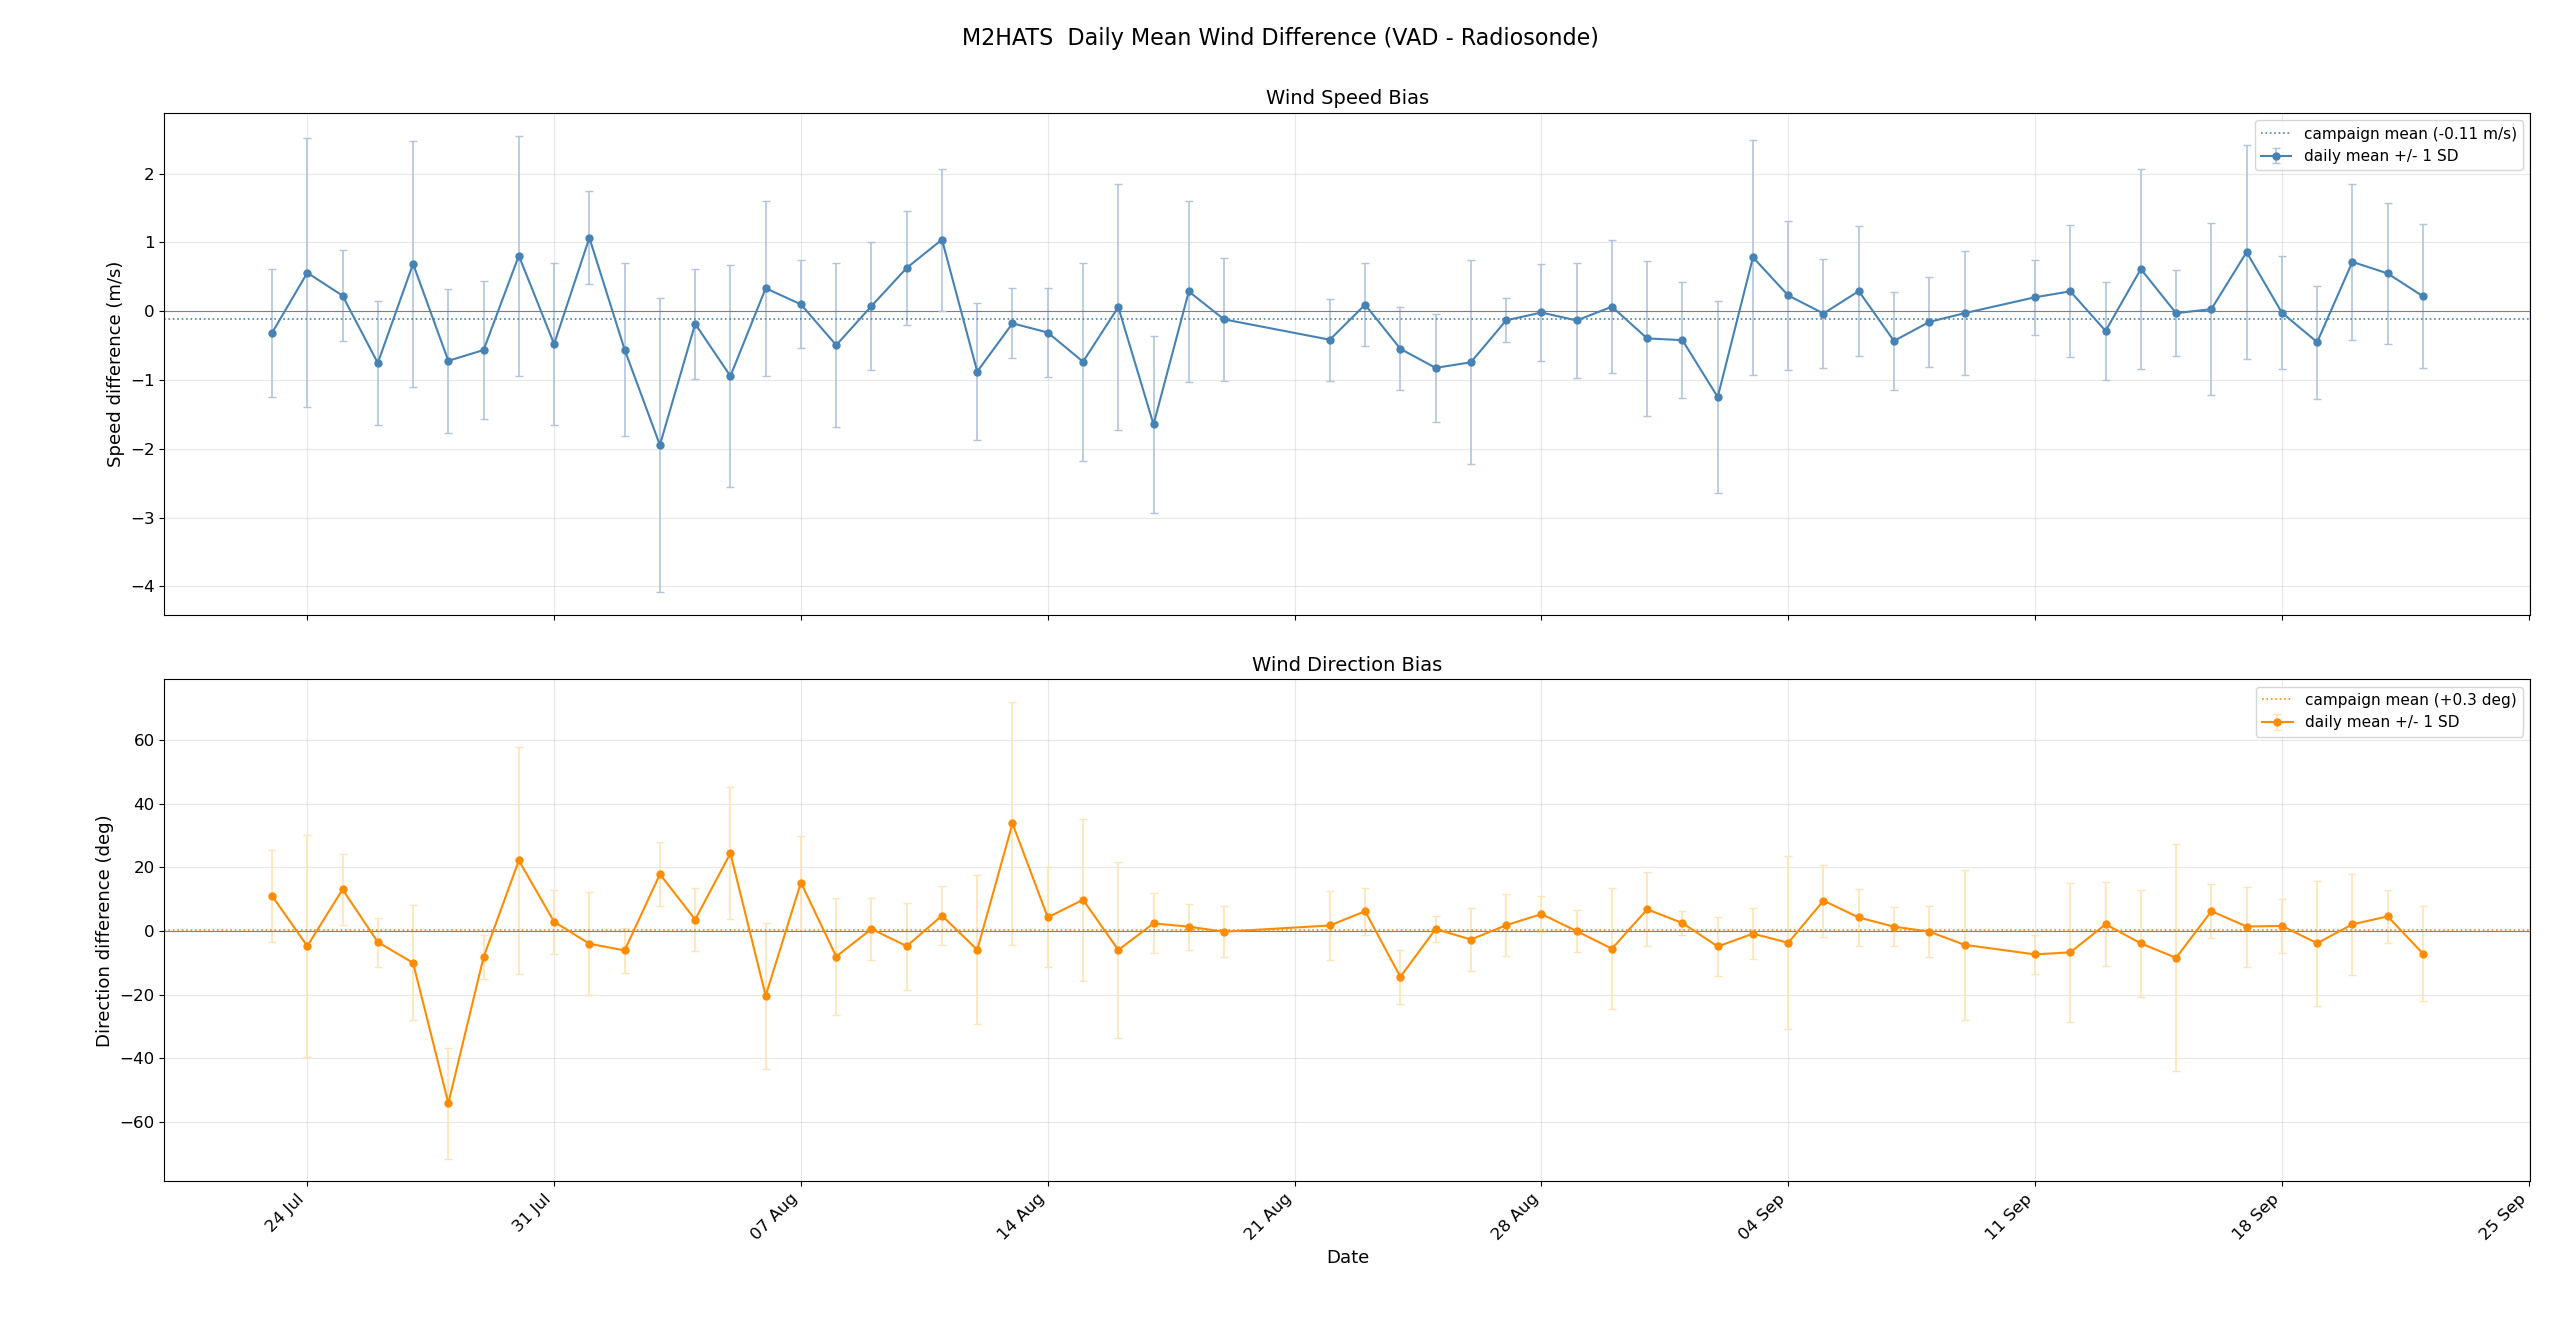

Python code for this plot:
# -*- coding: utf-8 -*-
"""
daily_mean_difference_timeseries.py
-----------------------------------
Daily mean signed wind difference (VAD - radiosonde) over the M2HATS
field project, plotted as a stacked time series:
  top    : wind speed difference (m/s)
  bottom : wind direction difference (deg, circular)

A "day" is keyed off the VAD daily file date. All matched levels for
that day are averaged into a single point.
"""

import netCDF4 as nc
import numpy as np
import matplotlib.pyplot as plt
import matplotlib.dates as mdates
import glob, os, warnings
from datetime import datetime, timezone
warnings.filterwarnings('ignore')

# -- paths --------------------------------------------------------------------
vad_base   = '/scr/isf_apg/projects/m2hats/iss1/reprocessed/windcube/vad_consensus/'
sonde_base = '/net/isf/radiosonde_archive/2023_m2hats/qc/ncdf_v1/'

# -- match parameters ---------------------------------------------------------
H_MIN, H_MAX = 100, 2000      # height range to compare (m AGL)
H_TOL        = 25             # max gate-to-level height difference (m)
T_TOL        = 30 * 60        # max time difference for a match (s) - 30 minutes
WS_MIN       = 2.0            # minimum wind speed for direction comparison (avoids noisy low-speed directions)

def units_to_epoch(units_str):
    # Parse a netCDF "seconds since YYYY-MM-DD HH:MM:SS UTC" units string into a Unix epoch,
    # so it can be added to the variable's offset value to get an absolute timestamp
    parts = units_str.strip().split('since')
    dt_str = parts[1].strip().replace(' UTC', '').replace(' Z', '')
    dt = datetime.strptime(dt_str, '%Y-%m-%d %H:%M:%S').replace(tzinfo=timezone.utc)
    return int(dt.timestamp())

# -- per-day accumulators -----------------------------------------------------
# One entry per day that has at least one matched point (unlike the point-level
# accumulators in other scripts, these hold a single summary value per day)
days        = []     # datetime (date) for each day with matches
ws_bias     = []     # daily mean (VAD - sonde) speed
ws_bias_sd  = []     # daily std of speed difference
ws_n        = []     # daily count (speed)
dir_bias    = []     # daily mean circular (VAD - sonde) direction
dir_bias_sd = []     # daily std of direction difference
dir_n       = []     # daily count (direction)

# -----------------------------------------------------------------------------
# Main loop: one iteration per VAD daily file
# -----------------------------------------------------------------------------
for vad_file in sorted(glob.glob(vad_base + '30min_winds_*.nc')):
    # Extract the date string from the filename so we can find matching radiosonde launch files
    date = os.path.basename(vad_file).replace('30min_winds_', '').replace('.nc', '')

    # sondes are flat in sonde_base, filename contains the date; there can be multiple
    # launches per day, hence the wildcard for launch time in the glob pattern
    s_files = sorted(glob.glob(os.path.join(sonde_base, 'NCAR_M2HATS_ISS1_RS41_v1_' + date + '_*_asc.nc')))
    if not s_files:
        # No radiosonde launches found for this day - skip to the next VAD file
        continue

    # --- Load VAD (lidar) data for this day ---
    vad      = nc.Dataset(vad_file)
    ws_vad   = vad.variables['wind_speed'][:]      # wind speed profile, dims: (time, height)
    wd_vad   = vad.variables['wind_direction'][:]  # wind direction profile, dims: (time, height)
    height   = vad.variables['height'][:]          # height levels for the VAD profile, AGL metres
    base_t   = int(vad.variables['base_time'][:])  # reference epoch time for this file
    time_vad = vad.variables['time'][:]            # offsets (seconds) from base_time for each time step
    vad.close()

    # Mask fill values (-9999.0) so they don't get treated as real data
    ws_vad    = np.ma.masked_where(ws_vad == -9999.0, ws_vad)
    wd_vad    = np.ma.masked_where(wd_vad == -9999.0, wd_vad)
    vad_epoch = base_t + time_vad  # Unix epoch per VAD sample

    # collect every matched difference for this day
    # (these are per-point differences that get averaged into a single daily value further below)
    day_ws_diff  = []
    day_dir_diff = []

    # Loop over each radiosonde launch file for this day
    for sf in s_files:
        ds = nc.Dataset(sf)
        sonde_wspd = ds.variables['wspd'][:]  # radiosonde wind speed profile (ascending leg)
        sonde_wdir = ds.variables['wdir'][:]  # radiosonde wind direction profile
        sonde_alt  = ds.variables['alt'][:]   # MSL metres
        # Parse the launch epoch from the launch_time units string plus its offset value
        lt_units   = ds.variables['launch_time'].units
        lt_offset  = float(ds.variables['launch_time'][:])
        sonde_time = units_to_epoch(lt_units) + lt_offset
        ds.close()

        # Mask any NaN/invalid values in the sonde speed and direction arrays
        sonde_wspd = np.ma.masked_invalid(sonde_wspd)
        sonde_wdir = np.ma.masked_invalid(sonde_wdir)

        # convert sonde alt MSL -> AGL using first valid alt as surface elev
        # (the first valid altitude reading is taken as the launch/surface elevation)
        valid_alt = sonde_alt[~np.ma.getmaskarray(np.ma.masked_invalid(sonde_alt))]
        if len(valid_alt) == 0:
            # No valid altitude data for this launch - can't convert to AGL, skip it
            continue
        surf_elev = float(valid_alt[0])
        sonde_agl = sonde_alt - surf_elev

        # Find the VAD time step closest to this sonde launch time
        ti = np.argmin(np.abs(vad_epoch - sonde_time))
        if abs(vad_epoch[ti] - sonde_time) > T_TOL:
            # Nearest VAD sample is still too far in time from the sonde launch - skip this launch
            continue

        # Identify which VAD height levels have valid (non-masked) data at this time step
        valid_vad = ~np.ma.getmaskarray(ws_vad[ti])
        if not valid_vad.any():
            # No valid VAD data at this time - nothing to match against
            continue
        h_valid   = height[valid_vad]          # VAD heights that have valid data
        idx_valid = np.where(valid_vad)[0]     # original indices of those valid heights

        # Loop over each sonde level and try to match it to a nearby VAD height gate
        for k in range(len(sonde_agl)):
            # Restrict comparison to the H_MIN-H_MAX AGL layer
            if not (H_MIN <= sonde_agl[k] <= H_MAX):
                continue
            if np.ma.is_masked(sonde_wspd[k]):
                # Skip sonde levels with no valid wind speed reading
                continue
            # Find the closest valid VAD height to this sonde level's height
            j = np.argmin(np.abs(h_valid - sonde_agl[k]))
            # Require the height match to be within H_TOL, otherwise skip (too far apart to compare)
            if np.abs(h_valid[j] - sonde_agl[k]) > H_TOL:
                continue
            # Map back to the index in the original (unfiltered) VAD height array
            idx = idx_valid[j]

            # --- Wind speed: record the VAD - sonde difference for this matched point ---
            day_ws_diff.append(float(ws_vad[ti, idx]) - float(sonde_wspd[k]))

            # --- Wind direction: only compare when both speeds exceed WS_MIN and the sonde
            # direction reading is valid, since direction is noisy at low wind speeds ---
            if sonde_wspd[k] > WS_MIN and ws_vad[ti, idx] > WS_MIN:
                if not np.ma.is_masked(sonde_wdir[k]):
                    # Wrap the direction difference into the range [-180, 180) degrees
                    cd = ((float(wd_vad[ti, idx]) - float(sonde_wdir[k]) + 180) % 360) - 180
                    day_dir_diff.append(cd)

    if not day_ws_diff:
        # No matched points at all for this day - don't add an entry for it
        continue

    # Record this day's date and the summary stats for its matched speed differences
    day_dt = datetime.strptime(date, '%Y%m%d')
    days.append(day_dt)

    dws = np.array(day_ws_diff)
    ws_bias.append(dws.mean())    # daily mean signed speed difference
    ws_bias_sd.append(dws.std())  # daily standard deviation of the speed difference
    ws_n.append(len(dws))         # number of matched speed points that day

    # Direction may have fewer (or zero) matches than speed, since it requires the WS_MIN cutoff
    if day_dir_diff:
        ddir = np.array(day_dir_diff)
        dir_bias.append(ddir.mean())    # daily mean circular direction difference
        dir_bias_sd.append(ddir.std())  # daily standard deviation of the direction difference
        dir_n.append(len(ddir))         # number of matched direction points that day
    else:
        # No direction matches this day (e.g. calm winds) - record as NaN rather than dropping the day,
        # so the speed panel still shows this date
        dir_bias.append(np.nan)
        dir_bias_sd.append(np.nan)
        dir_n.append(0)

#days        = np.array(days)
days = mdates.date2num(days)   # convert to matplotlib date numbers
ws_bias     = np.array(ws_bias)
ws_bias_sd  = np.array(ws_bias_sd)
dir_bias    = np.array(dir_bias)
dir_bias_sd = np.array(dir_bias_sd)

# --- Summary count ---
print("Days with matches: %d" % len(days))
if len(days) == 0:
    raise SystemExit("Zero days matched - check paths / tolerances.")

# overall (campaign-wide) means for reference lines
# nanmean is used so that days with no direction matches (NaN) don't break the direction average
ws_overall  = np.nanmean(ws_bias)
dir_overall = np.nanmean(dir_bias)
print("Campaign mean speed bias     : %+.2f m/s" % ws_overall)
print("Campaign mean direction bias : %+.2f deg" % dir_overall)

# -----------------------------------------------------------------------------
# Plot - stacked time series
# -----------------------------------------------------------------------------
fig, (ax1, ax2) = plt.subplots(2, 1, figsize=(13, 9), sharex=True)
fig.suptitle('M2HATS  Daily Mean Wind Difference (VAD - Radiosonde)', fontsize=16)

# -- speed --------------------------------------------------------------------
ax1.axhline(0, color='gray', lw=0.8)  # reference line at zero bias
# Dotted reference line showing the campaign-wide mean speed bias
ax1.axhline(ws_overall, color='steelblue', ls=':', lw=1.2,
            label='campaign mean (%+.2f m/s)' % ws_overall)
# Daily mean speed bias, with error bars showing +/- 1 standard deviation for that day
ax1.errorbar(days, ws_bias, yerr=ws_bias_sd, fmt='o-', color='steelblue',
             ecolor='lightsteelblue', elinewidth=1.2, capsize=3, ms=5,
             label='daily mean +/- 1 SD')
ax1.set_ylabel('Speed difference (m/s)', fontsize=13)
ax1.set_title('Wind Speed Bias', fontsize=14)
ax1.tick_params(labelsize=12)
ax1.legend(fontsize=11, loc='upper right')
ax1.grid(alpha=0.3)

# -- direction ----------------------------------------------------------------
ax2.axhline(0, color='gray', lw=0.8)  # reference line at zero bias
# Dotted reference line showing the campaign-wide mean direction bias
ax2.axhline(dir_overall, color='darkorange', ls=':', lw=1.2,
            label='campaign mean (%+.1f deg)' % dir_overall)
# Daily mean direction bias, with error bars showing +/- 1 standard deviation for that day
# (days with no direction matches show as gaps, since their value is NaN)
ax2.errorbar(days, dir_bias, yerr=dir_bias_sd, fmt='o-', color='darkorange',
             ecolor='moccasin', elinewidth=1.2, capsize=3, ms=5,
             label='daily mean +/- 1 SD')
ax2.set_ylabel('Direction difference (deg)', fontsize=13)
ax2.set_xlabel('Date', fontsize=13)
ax2.set_title('Wind Direction Bias', fontsize=14)
ax2.tick_params(labelsize=12)
ax2.legend(fontsize=11, loc='upper right')
ax2.grid(alpha=0.3)

# date formatting on shared x-axis
# Tick mark on every Monday, labeled as e.g. "24 Jul", with rotated labels to avoid overlap
ax2.xaxis.set_major_locator(mdates.WeekdayLocator(byweekday=mdates.MO))
ax2.xaxis.set_major_formatter(mdates.DateFormatter('%d %b'))
fig.autofmt_xdate(rotation=45)

plt.tight_layout()
# Save the figure to disk in addition to showing it interactively
plt.savefig('daily_mean_difference.png', dpi=150, bbox_inches='tight')
plt.show()
print("Figure saved: daily_mean_difference.png")

# -----------------------------------------------------------------------------
# Text summary
# -----------------------------------------------------------------------------
# Print a per-day table of speed and direction bias/SD/counts, reconstructing the date
# string from the matplotlib date number stored in `days`
print("\n%-12s %10s %8s %6s   %10s %8s %6s" % (
    "Date", "WS_bias", "WS_sd", "WS_n", "DIR_bias", "DIR_sd", "DIR_n"))
for i in range(len(days)):
    print("%-12s %+9.2f %8.2f %6d   %+9.1f %8.1f %6d" % (
        mdates.num2date(days[i]).strftime('%Y-%m-%d'),
        ws_bias[i], ws_bias_sd[i], ws_n[i],
        dir_bias[i], dir_bias_sd[i], dir_n[i]))
